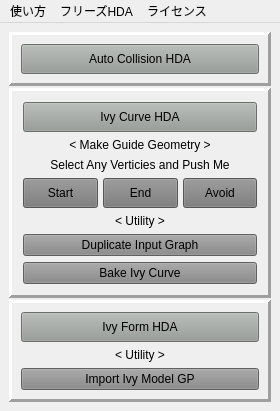
<?xml version="1.0" encoding="UTF-8"?>
<ui version="4.0">
 <class>MainWindow</class>
 <widget class="QMainWindow" name="MainWindow">
  <property name="geometry">
   <rect>
    <x>0</x>
    <y>0</y>
    <width>280</width>
    <height>404</height>
   </rect>
  </property>
  <property name="minimumSize">
   <size>
    <width>280</width>
    <height>0</height>
   </size>
  </property>
  <property name="maximumSize">
   <size>
    <width>700</width>
    <height>700</height>
   </size>
  </property>
  <property name="windowTitle">
   <string>Ivy Tool 1.0</string>
  </property>
  <widget class="QWidget" name="centralwidget">
   <property name="styleSheet">
    <string notr="true">QPushButton#pb_conc_hda, #pb_autocol, #pb_ivycurve, #pb_ivyform{
	font: 75 15pt &quot;MS UI Gothic&quot;;
}
QPushButton#pb_conc_hda, #pb_autocol, #pb_ivycurve, #pb_ivyform{
	background-color:rgb(150, 155, 150)
}


QPushButton#pb_start, #pb_end, #pb_avoid{
	font: 75 10pt &quot;MS UI Gothic&quot;;
}

QPushButton#pb_start, #pb_end, #pb_avoid{
	background-color:rgb(120, 120, 120)
}

QPushButton#pb_duplicate, #pb_bake, #pb_import{
	font: 75 10pt &quot;MS UI Gothic&quot;;
}

QPushButton#pb_duplicate, #pb_bake, #pb_import{
	background-color:rgb(135, 135, 135)
}</string>
   </property>
   <layout class="QVBoxLayout" name="verticalLayout">
    <property name="spacing">
     <number>2</number>
    </property>
    <item>
     <widget class="QFrame" name="frm_autcol">
      <property name="frameShape">
       <enum>QFrame::Panel</enum>
      </property>
      <property name="frameShadow">
       <enum>QFrame::Raised</enum>
      </property>
      <property name="lineWidth">
       <number>3</number>
      </property>
      <layout class="QVBoxLayout" name="verticalLayout_2">
       <item>
        <widget class="QPushButton" name="pb_autocol">
         <property name="minimumSize">
          <size>
           <width>0</width>
           <height>30</height>
          </size>
         </property>
         <property name="text">
          <string>Auto Collision HDA</string>
         </property>
         <property name="iconSize">
          <size>
           <width>20</width>
           <height>20</height>
          </size>
         </property>
         <property name="autoRepeat">
          <bool>false</bool>
         </property>
         <property name="autoDefault">
          <bool>false</bool>
         </property>
         <property name="default">
          <bool>false</bool>
         </property>
         <property name="flat">
          <bool>false</bool>
         </property>
        </widget>
       </item>
      </layout>
     </widget>
    </item>
    <item>
     <widget class="QFrame" name="frm_ivycurve">
      <property name="maximumSize">
       <size>
        <width>16777215</width>
        <height>16777215</height>
       </size>
      </property>
      <property name="frameShape">
       <enum>QFrame::Panel</enum>
      </property>
      <property name="frameShadow">
       <enum>QFrame::Raised</enum>
      </property>
      <property name="lineWidth">
       <number>3</number>
      </property>
      <layout class="QVBoxLayout" name="verticalLayout_3">
       <property name="leftMargin">
        <number>11</number>
       </property>
       <property name="topMargin">
        <number>11</number>
       </property>
       <property name="rightMargin">
        <number>11</number>
       </property>
       <property name="bottomMargin">
        <number>11</number>
       </property>
       <item>
        <widget class="QPushButton" name="pb_ivycurve">
         <property name="minimumSize">
          <size>
           <width>0</width>
           <height>30</height>
          </size>
         </property>
         <property name="text">
          <string>Ivy Curve HDA</string>
         </property>
        </widget>
       </item>
       <item>
        <widget class="QLabel" name="label">
         <property name="minimumSize">
          <size>
           <width>0</width>
           <height>0</height>
          </size>
         </property>
         <property name="maximumSize">
          <size>
           <width>16777215</width>
           <height>16777215</height>
          </size>
         </property>
         <property name="lineWidth">
          <number>1</number>
         </property>
         <property name="text">
          <string>&lt; Make Guide Geometry &gt;</string>
         </property>
         <property name="alignment">
          <set>Qt::AlignCenter</set>
         </property>
        </widget>
       </item>
       <item>
        <widget class="QLabel" name="label_2">
         <property name="text">
          <string>Select Any Verticies and Push Me</string>
         </property>
         <property name="alignment">
          <set>Qt::AlignCenter</set>
         </property>
        </widget>
       </item>
       <item>
        <widget class="QFrame" name="frame">
         <property name="frameShape">
          <enum>QFrame::NoFrame</enum>
         </property>
         <property name="frameShadow">
          <enum>QFrame::Plain</enum>
         </property>
         <layout class="QHBoxLayout" name="horizontalLayout">
          <property name="spacing">
           <number>5</number>
          </property>
          <property name="leftMargin">
           <number>0</number>
          </property>
          <property name="topMargin">
           <number>0</number>
          </property>
          <property name="rightMargin">
           <number>0</number>
          </property>
          <property name="bottomMargin">
           <number>0</number>
          </property>
          <item>
           <widget class="QPushButton" name="pb_start">
            <property name="minimumSize">
             <size>
              <width>0</width>
              <height>30</height>
             </size>
            </property>
            <property name="text">
             <string>Start</string>
            </property>
           </widget>
          </item>
          <item>
           <widget class="QPushButton" name="pb_end">
            <property name="minimumSize">
             <size>
              <width>0</width>
              <height>30</height>
             </size>
            </property>
            <property name="maximumSize">
             <size>
              <width>16777215</width>
              <height>16777215</height>
             </size>
            </property>
            <property name="text">
             <string>End</string>
            </property>
            <property name="iconSize">
             <size>
              <width>20</width>
              <height>20</height>
             </size>
            </property>
            <property name="autoRepeat">
             <bool>false</bool>
            </property>
            <property name="flat">
             <bool>false</bool>
            </property>
           </widget>
          </item>
          <item>
           <widget class="QPushButton" name="pb_avoid">
            <property name="minimumSize">
             <size>
              <width>0</width>
              <height>30</height>
             </size>
            </property>
            <property name="maximumSize">
             <size>
              <width>16777215</width>
              <height>16777215</height>
             </size>
            </property>
            <property name="text">
             <string>Avoid</string>
            </property>
            <property name="iconSize">
             <size>
              <width>20</width>
              <height>20</height>
             </size>
            </property>
            <property name="autoRepeat">
             <bool>false</bool>
            </property>
            <property name="flat">
             <bool>false</bool>
            </property>
           </widget>
          </item>
         </layout>
        </widget>
       </item>
       <item>
        <widget class="QLabel" name="label_3">
         <property name="text">
          <string>&lt; Utility &gt;</string>
         </property>
         <property name="alignment">
          <set>Qt::AlignCenter</set>
         </property>
        </widget>
       </item>
       <item>
        <widget class="QPushButton" name="pb_duplicate">
         <property name="text">
          <string>Duplicate Input Graph</string>
         </property>
        </widget>
       </item>
       <item>
        <widget class="QPushButton" name="pb_bake">
         <property name="text">
          <string>Bake Ivy Curve</string>
         </property>
        </widget>
       </item>
      </layout>
     </widget>
    </item>
    <item>
     <widget class="QFrame" name="frame_ivyform">
      <property name="frameShape">
       <enum>QFrame::Panel</enum>
      </property>
      <property name="frameShadow">
       <enum>QFrame::Raised</enum>
      </property>
      <property name="lineWidth">
       <number>3</number>
      </property>
      <layout class="QVBoxLayout" name="verticalLayout_4">
       <item>
        <widget class="QPushButton" name="pb_ivyform">
         <property name="minimumSize">
          <size>
           <width>0</width>
           <height>30</height>
          </size>
         </property>
         <property name="text">
          <string>Ivy Form HDA</string>
         </property>
        </widget>
       </item>
       <item>
        <widget class="QLabel" name="label_4">
         <property name="text">
          <string>&lt; Utility &gt;</string>
         </property>
         <property name="alignment">
          <set>Qt::AlignCenter</set>
         </property>
        </widget>
       </item>
       <item>
        <widget class="QPushButton" name="pb_import">
         <property name="text">
          <string>Import Ivy Model GP</string>
         </property>
        </widget>
       </item>
      </layout>
     </widget>
    </item>
   </layout>
  </widget>
  <widget class="QMenuBar" name="menubar">
   <property name="geometry">
    <rect>
     <x>0</x>
     <y>0</y>
     <width>280</width>
     <height>21</height>
    </rect>
   </property>
   <widget class="QMenu" name="menu">
    <property name="title">
     <string>使い方</string>
    </property>
    <addaction name="act_conf"/>
   </widget>
   <widget class="QMenu" name="menu_3">
    <property name="title">
     <string>ライセンス</string>
    </property>
    <addaction name="act_cyfl"/>
    <addaction name="act_hkey"/>
   </widget>
   <widget class="QMenu" name="menu_2">
    <property name="title">
     <string>フリーズHDA</string>
    </property>
    <addaction name="act_freeze"/>
    <addaction name="act_unfreeze"/>
   </widget>
   <addaction name="menu"/>
   <addaction name="menu_2"/>
   <addaction name="menu_3"/>
  </widget>
  <action name="act_conf">
   <property name="text">
    <string>Confluence</string>
   </property>
  </action>
  <action name="act_cyfl">
   <property name="text">
    <string>CyFloating</string>
   </property>
  </action>
  <action name="act_hkey">
   <property name="text">
    <string>License Administrator</string>
   </property>
  </action>
  <action name="act_freeze">
   <property name="text">
    <string>freeze</string>
   </property>
  </action>
  <action name="act_unfreeze">
   <property name="text">
    <string>unfreeze</string>
   </property>
  </action>
 </widget>
 <resources/>
 <connections/>
</ui>
